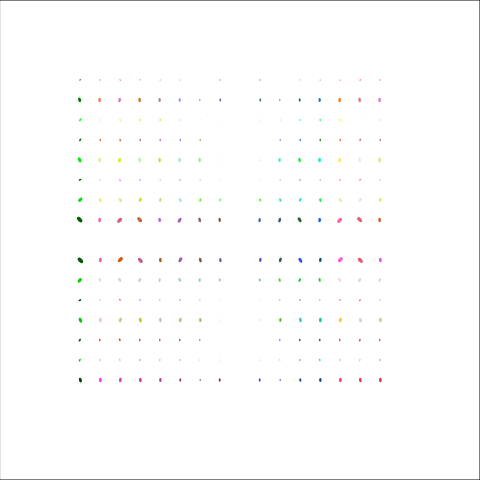
Frame 1 (no input)
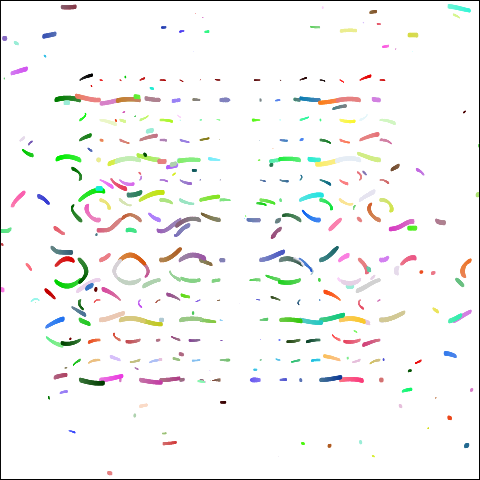
Frame 60 (no input)
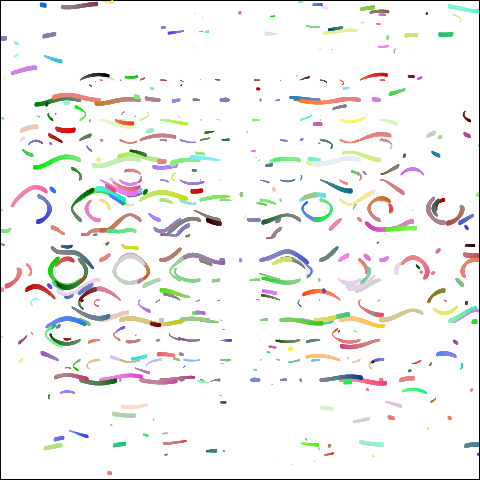
Frame 120 (the mouse pressed at the canvas centre since frame 60)

The p5.js sketch that drew these frames (run headless with seeded random() and noise() and a simulated clock; from frame 60 on, the mouse is pressed at the canvas centre):

// p5.js sketch
// ── sketch.js
var x,y;

var lastTime = 0;

var colNum = 16;
var rowNum = 16;
var gap = 20;

// 函数setup() ：准备阶段
function setup() 
{
	createCanvas(480,480);
	
	x = new Array();
	y = new Array();
	lastTime = getTime();

	for(var i =0;i<colNum;i++)
	{
		x[i] = new Array();
		y[i] = new Array();
		for(var j=0;j<rowNum;j++)
		{
			x[i][j] = i*gap - gap*colNum/2;
			y[i][j] = j*gap - gap*rowNum/2;
		}
	}
}

// 函数draw()：作画阶段
function draw() {
	fill(255,1);
	rect(0,0,width,height);

	var tNow = getTime(); // 当前时刻
	var dt = tNow - lastTime; // 时差

	for(var i =0;i<colNum;i++)
	{
		for(var j=0;j<rowNum;j++)
		{
			var xx = x[i][j];
			var yy = y[i][j];
			var dx = cos(0.33*yy/xx) * 25*sin(0.1*yy) * dt;
			var dy = sin(0.22*xx/yy) * 25*cos(0.1*xx) * dt;
			xx += dx;
			yy += dy;
			x[i][j] = xx;
			y[i][j] = yy;

			//drawBall(xx,yy);
			drawBall2(xx,yy,i,j,dx,dy);

			if(random(0,1)>0.99)
			{
				x[i][j] = random(-240,240);
				y[i][j] = random(-240,240);
			}
		}
	}

	lastTime = tNow;// 记录时刻
}
function drawBall(x,y)
{
	push();
	translate(width/2,height/2);
	translate(x,y);
	scale(50,50);
	fill(0);// 填充白色
	noStroke();
	ellipse(0,0,0.1,0.1); // 画圆形
	pop();
}

function drawBall2(x,y,i,j,dx,dy)
{
	var r = (i*1000)%255;
	var g = (j*888)%255;
	var b = (i*j*100)%255;

	var spd = sqrt(dx*dx + dy*dy);
	var theta = atan2(dx,dy);

	push();
	translate(width/2,height/2);
	translate(x,y);
	rotate(theta);
	scale(120*spd,70*spd);
	fill(r,g,b);// 填充白色
	noStroke();
	ellipse(0,0,0.1,0.1); // 画圆形
	pop();
}

function getTime()
{
	return millis()/1000;
}
